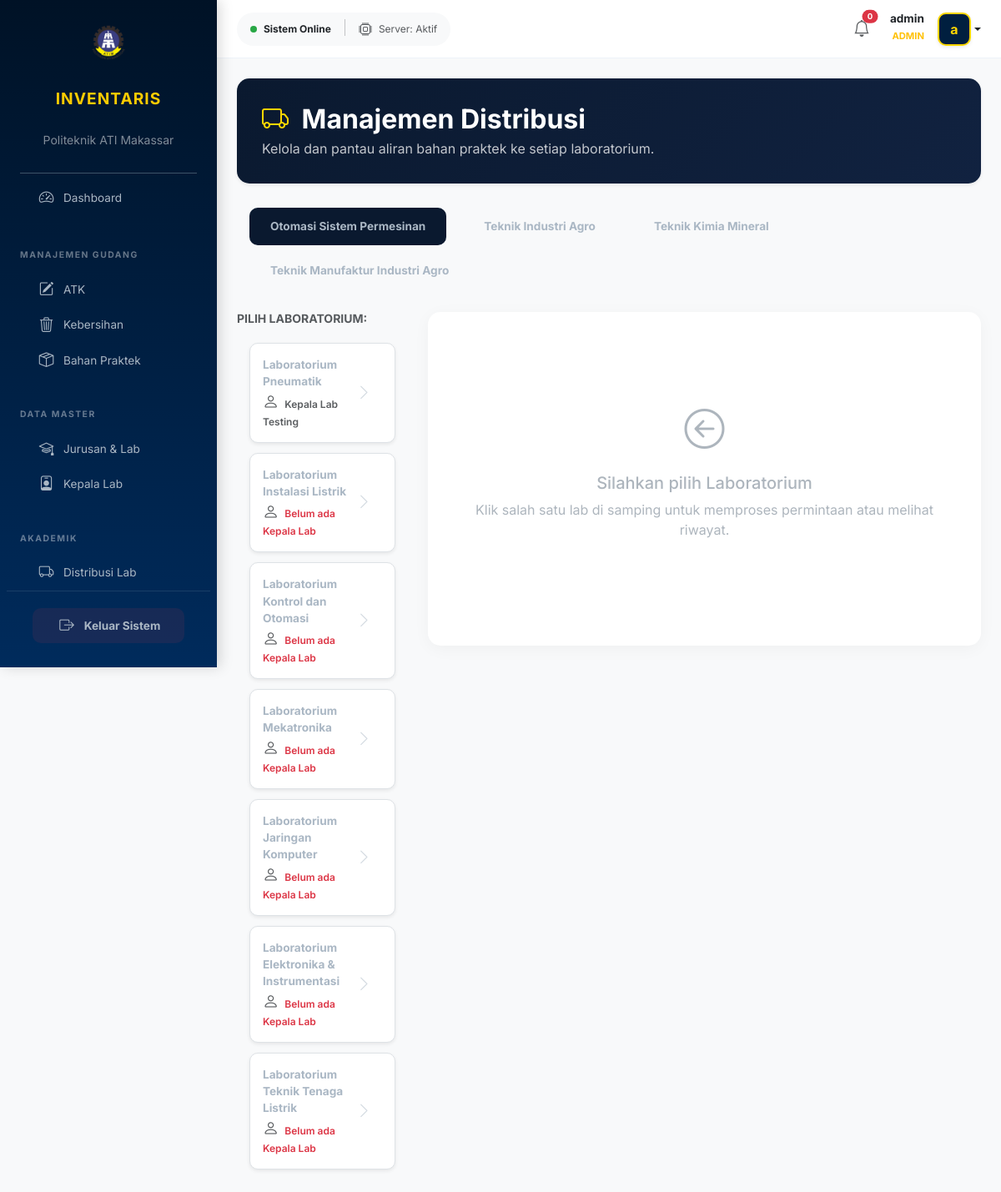
The page /modules/distribusi/index.php (signed in) on the database as committed earlier.
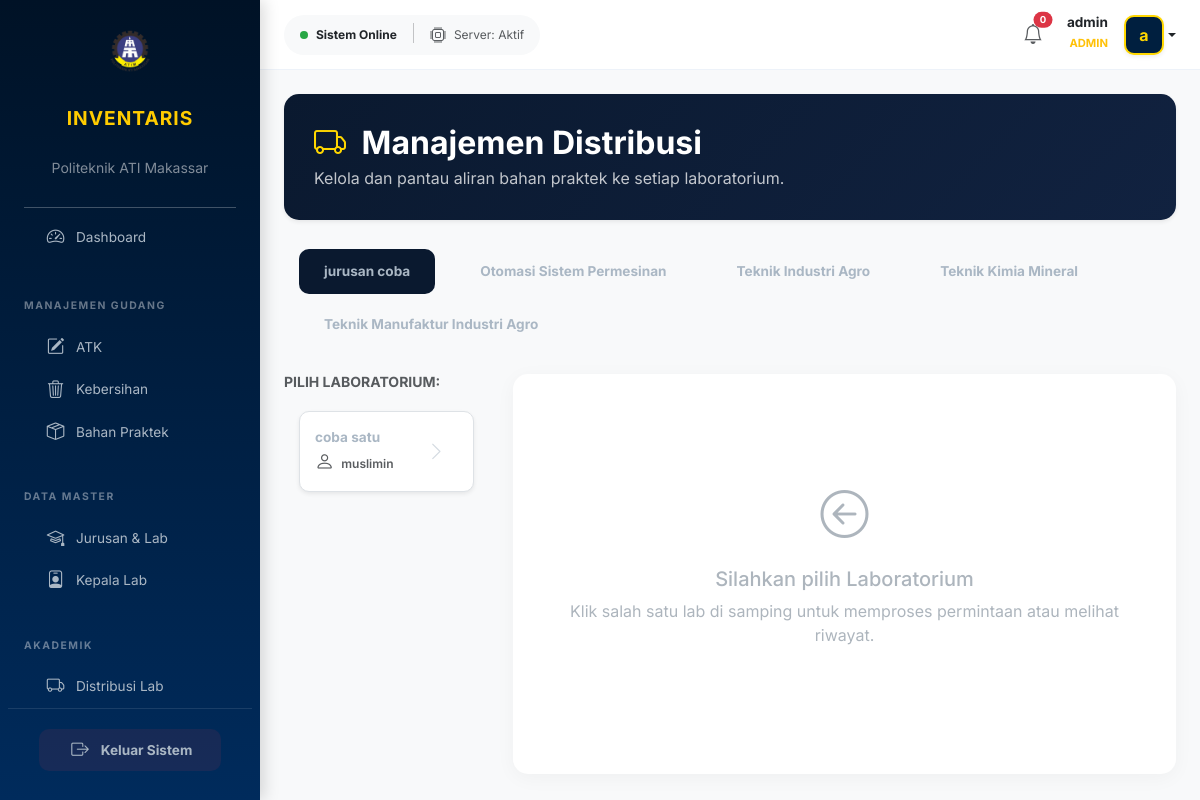
The same page on the database as committed later.
### tables this page shows
CREATE TABLE `jurusan` (
  `id_jurusan` int NOT NULL,
  `nama_jurusan` varchar(100) DEFAULT NULL
);

CREATE TABLE `kepala_lab` (
  `id_kepala` int NOT NULL,
  `id_lab` int DEFAULT NULL,
  `nama_kepala` varchar(100) NOT NULL,
  `username` varchar(50) DEFAULT NULL,
  `password` varchar(255) DEFAULT NULL,
  `password_plain` varchar(255) DEFAULT NULL,
  `nip` varchar(50) DEFAULT NULL,
  `kontak` varchar(20) DEFAULT NULL,
  `role` varchar(20) DEFAULT 'kepala_lab'
);

CREATE TABLE `lab` (
  `id_lab` int NOT NULL,
  `id_jurusan` int DEFAULT NULL,
  `nama_lab` varchar(100) DEFAULT NULL
);

### modules/distribusi/index.php (the view, shortened to what this page needs)
<?php
include "../../config/database.php";
$query_jurusan = mysqli_query($conn, "SELECT * FROM jurusan ORDER BY nama_jurusan ASC");
?>
<!DOCTYPE html>
<html lang="id">
<head>
    <link href="https://cdn.jsdelivr.net/npm/bootstrap@5.3.0/dist/css/bootstrap.min.css" rel="stylesheet">
    <link rel="stylesheet" href="https://cdn.jsdelivr.net/npm/bootstrap-icons@1.11.1/font/bootstrap-icons.css">
    <link href="../../assets/css/style.css" rel="stylesheet">
</head>
<body>
<div class="wrapper">
    <?php include "../../includes/sidebar.php"; ?>
    <div class="main-content">
        <?php include "../../includes/header.php"; ?>
        <div class="p-4">
            <div class="hero-banner shadow-sm">
                <div class="row align-items-center">
                    <div class="col-md-8">
                        <h2 class="fw-bold mb-1">
                            <i class="bi bi-truck me-2" style="color: var(--accent-yellow);"></i> Manajemen Distribusi</span>
                        </h2>
                        <p class="opacity-75 mb-0">Kelola dan pantau aliran bahan praktek ke setiap laboratorium.</p>
                    </div>
                </div>
            </div>
            <ul class="nav nav-pills nav-jurusan mb-4" id="pills-tab" role="tablist">
    <?php
    $active_j = true;
        mysqli_data_seek($query_jurusan, 0);
        while($j = mysqli_fetch_assoc($query_jurusan)):
            $id_jur = $j['id_jurusan'];
        ?>
        <li class="nav-item">
            <button class="nav-link position-relative <?= $active_j ? 'active' : ''; ?>"
                    data-bs-toggle="pill"
                    data-bs-target="#jur-<?= $id_jur; ?>"
                    type="button">
                <?= $j['nama_jurusan']; ?>
            </button>
        </li>
        <?php $active_j = false; endwhile; ?>
    </ul>
<div class="row">
    <div class="col-md-4 col-lg-3">
        <h6 class="fw-bold text-muted mb-3 small uppercase">PILIH LABORATORIUM:</h6>
        <div class="tab-content">
            <?php
            $active_j = true;
            mysqli_data_seek($query_jurusan, 0);
            while($j = mysqli_fetch_assoc($query_jurusan)):
                $id_jur = $j['id_jurusan'];
            ?>
            <div class="tab-pane fade <?= $active_j ? 'show active' : ''; ?>" id="jur-<?= $id_jur; ?>">
                <div class="nav flex-column nav-pills nav-lab">
                    <?php
                    $q_lab = mysqli_query($conn, "SELECT l.*, kl.id_kepala, kl.nama_kepala,
                             (SELECT COUNT(*) FROM permintaan_barang p
                              WHERE p.id_kepala = kl.id_kepala
                              AND p.status = 'pending') as total_permintaan
                             FROM lab l
                             LEFT JOIN kepala_lab kl ON l.id_lab = kl.id_lab
                             WHERE l.id_jurusan = '$id_jur'");
                    while($l = mysqli_fetch_assoc($q_lab)):
                        $id_kepala = !empty($l['id_kepala']) ? $l['id_kepala'] : '';
                        $nama_kepala = !empty($l['nama_kepala']) ? $l['nama_kepala'] : '<span class="text-danger italic">Belum ada Kepala Lab</span>';
                        $jumlah_notif = $l['total_permintaan'];
                    ?>
                    <button class="nav-link mb-2 d-flex justify-content-between align-items-center text-start position-relative shadow-sm"
                            style="border-radius: 10px;"
                            onclick="viewLabDetails('<?= $l['id_lab']; ?>', '<?= addslashes($l['nama_lab']); ?>', '<?= addslashes($j['nama_jurusan']); ?>', '<?= $id_kepala; ?>')"
                            data-bs-toggle="pill" type="button">
                        <div class="w-100">
                            <div class="fw-bold d-block text-navy"><?= $l['nama_lab']; ?></div>
                            <div class="text-muted small" style="font-size: 0.75rem;">
                                <i class="bi bi-person me-1"></i> <?= $nama_kepala; ?>
                            </div>
                        </div>
                        <?php if($jumlah_notif > 0): ?>
                            <span class="badge rounded-pill bg-danger shadow-sm pulse-notif"
                                  style="font-size: 0.7rem; padding: 5px 8px; border: 1px solid white;">
                                <?= $jumlah_notif; ?> Baru
                            </span>
                        <?php else: ?>
                            <i class="bi bi-chevron-right ms-2 opacity-50"></i>
                        <?php endif; ?>
                    </button>
                    <?php endwhile; ?>
                </div>
            </div>
            <?php $active_j = false; endwhile; ?>
        </div>
    </div>
    <div class="col-md-8 col-lg-9">
        <div class="data-container" id="distribusi-view">
            <div class="empty-state">
                <i class="bi bi-arrow-left-circle mb-3 d-block" style="font-size: 3rem;"></i>
                <h5>Silahkan pilih Laboratorium</h5>
                <p>Klik salah satu lab di samping untuk memproses permintaan atau melihat riwayat.</p>
            </div>
        </div>
    </div>
</div>
</body>
</html>

### includes/sidebar.php (shortened to what this page needs)
<?php
$protocol = isset($_SERVER['HTTPS']) && $_SERVER['HTTPS'] === 'on' ? "https" : "http";
$host = $_SERVER['HTTP_HOST'];
$current_dir = str_replace('\\', '/', dirname($_SERVER['SCRIPT_NAME']));
$parts = explode('/', trim($current_dir, '/'));
$root_folder = isset($parts[0]) ? "/" . $parts[0] . "/" : "/";
$base_url = $protocol . "://" . $host . $root_folder;
$role = isset($_SESSION['role']) ? $_SESSION['role'] : '';
?>
<div class="sidebar d-flex flex-column p-0">
    <div class="py-4 px-4 text-center">
        <img src="<?= $base_url; ?>../images/logo.png" alt="Logo" style="width: 50px;" class="mb-2">
        <h4 class="fw-bold mb-0" style="color: #ffcc00; letter-spacing: 1px; font-size: 1.2rem;">INVENTARIS</h4>
        <small class="text-white-50 small">Politeknik ATI Makassar</small>
    </div>
    <hr class="mx-4 opacity-25 my-1" style="background-color: #ffcc00;">
    <ul class="nav flex-column mb-auto px-2">
        <li class="nav-item">
            <a class="nav-link py-2" href="<?= $base_url; ?>../views/<?= ($role == 'admin') ? 'admin' : 'kepala-lab'; ?>/index.php">
                <i class="bi bi-speedometer2 me-2"></i> Dashboard
            </a>
        </li>
        <?php if($role == 'admin'): ?>
            <div class="nav-label mt-3 mb-1 px-3">Manajemen Gudang</div>
            <li class="nav-item"><a class="nav-link py-1" href="<?= $base_url; ?>../modules/gudang/atk.php"><i class="bi bi-pencil-square me-2"></i> ATK</a></li>
            <li class="nav-item"><a class="nav-link py-1" href="<?= $base_url; ?>../modules/gudang/kebersihan.php"><i class="bi bi-trash3 me-2"></i> Kebersihan</a></li>
            <li class="nav-item"><a class="nav-link py-1" href="<?= $base_url; ?>../modules/gudang/bahan-praktek.php"><i class="bi bi-box-seam me-2"></i> Bahan Praktek</a></li>
            <div class="nav-label mt-3 mb-1 px-3">Data Master</div>
            <li class="nav-item"><a class="nav-link py-1" href="<?= $base_url; ?>../modules/bahan-praktek/jurusan.php"><i class="bi bi-mortarboard me-2"></i> Jurusan & Lab</a></li>
            <li class="nav-item"><a class="nav-link py-1" href="<?= $base_url; ?>../modules/bahan-praktek/kepala-lab.php"><i class="bi bi-person-badge me-2"></i> Kepala Lab</a></li>
            <div class="nav-label mt-3 mb-1 px-3">Akademik</div>
            <li class="nav-item"><a class="nav-link py-1" href="<?= $base_url; ?>../modules/distribusi/index.php"><i class="bi bi-truck me-2"></i> Distribusi Lab</a></li>
        <?php endif; ?>
    <div class="logout-box mt-auto p-3 border-top border-white border-opacity-10">
        <a class="nav-link py-2 text-danger fw-bold d-flex align-items-center justify-content-center"
           href="javascript:void(0)" onclick="prosesLogout()"
           style="background: rgba(220, 53, 69, 0.1); border-radius: 10px;">
            <i class="bi bi-box-arrow-right me-2"></i> Keluar Sistem
        </a>
    </div>
</div>

### includes/header.php (shortened to what this page needs)
<header class="topbar">
    <div class="container-fluid d-flex align-items-center justify-content-between px-0">
        <div class="d-flex align-items-center">
            <div class="status-indicator d-flex align-items-center bg-light px-3 py-2 rounded-pill">
                <span class="status-dot pulse me-2"></span>
                <small class="fw-bold text-dark" style="font-size: 0.75rem;">Sistem Online</small>
                <i class="bi bi-cpu text-muted me-2"></i>
                <small class="text-muted" style="font-size: 0.75rem;">Server: Aktif</small>
            </div>
        </div>
        <div class="d-flex align-items-center">
            <div class="me-4 position-relative" role="button">
                <i class="bi bi-bell fs-5 text-muted"></i>
                <span class="position-absolute top-0 start-100 translate-middle badge rounded-pill bg-danger" style="font-size: 0.6rem;">
                    <?= $stok_menipis ?? '0'; ?>
                </span>
            </div>
            <div class="dropdown">
                <div class="d-flex align-items-center dropdown-toggle" role="button" data-bs-toggle="dropdown">
                    <div class="text-end me-3 d-none d-sm-block">
                        <p class="mb-0 fw-bold text-dark" style="font-size: 0.85rem; line-height: 1;">
                            <?= $_SESSION['nama'] ?? 'User Admin'; ?>
                        </p>
                        <small class="text-warning fw-bold" style="font-size: 0.7rem; text-transform: uppercase;">
                            <?= $_SESSION['role'] ?? 'Administrator'; ?>
                        </small>
                    </div>
                    <div class="avatar-box shadow-sm" style="background: #001f3f; color: #FFD700; border: 2px solid #FFD700;">
                        <?= substr($_SESSION['nama'] ?? 'A', 0, 1); ?>
                    </div>
                </div>
            </div>
        </div>
    </div>
</header>

### assets/css/style.css (style rules this page uses)
:root { --primary-blue: #002b5c; --dark-blue: #001226; --accent-yellow: #FFD700; --text-gray: #aab7c4; --hover-bg: rgba(255, 255, 255, 0.08); --sidebar-width: 260px; }
body { font-family: 'Inter', sans-serif; background-color: #f8f9fa; margin: 0; overflow-x: hidden; }
.sidebar { width: var(--sidebar-width); background: linear-gradient(180deg, var(--dark-blue) 0%, var(--primary-blue) 100%); height: 100vh; color: white; position: fixed; top: 0; left: 0; z-index: 1000; box-shadow: 4px 0 15px rgba(0,0,0,0.15); display: flex; flex-direction: column; }
.sidebar h4 { font-size: 1.1rem; font-weight: 700; letter-spacing: 3px; color: var(--accent-yellow); padding: 25px 0; margin: 0; text-transform: uppercase; text-align: center; }
.nav-label { font-size: 0.65rem; text-transform: uppercase; letter-spacing: 1.5px; color: rgba(255,255,255,0.4); padding: 20px 25px 8px; font-weight: 700; }
.nav-link { color: var(--text-gray) !important; padding: 12px 20px; margin: 4px 15px; border-radius: 10px; display: flex; align-items: center; transition: all 0.3s ease; font-size: 0.85rem; text-decoration: none; }
.nav-link i { font-size: 1.1rem; width: 25px; margin-right: 12px; text-align: center; }
.topbar { height: 70px; background: #ffffff; display: flex; align-items: center; padding: 0 30px; border-bottom: 1px solid rgba(0,0,0,0.05); position: sticky; top: 0; z-index: 99; }
.avatar-box { width: 38px; height: 38px; background: var(--primary-blue); color: white; border-radius: 8px; display: flex; align-items: center; justify-content: center; font-weight: 700; box-shadow: 0 4px 10px rgba(0,43,92,0.2); }
.logout-box { padding: 20px; margin-top: auto; }

### modules/distribusi/index.php (style rules this page uses)
.nav-lab .nav-link { border: 1px solid #e2e8f0; transition: all 0.2s; padding: 12px 15px; background: white; }
:root { --navy: #0a192f; --gold: #ffcc00; --soft-bg: #f8f9fa; }
body { background-color: var(--soft-bg); font-family: 'Inter', sans-serif; }
.wrapper { display: flex; width: 100%; }
.main-content { flex: 1; margin-left: 260px; min-height: 100vh; }
.hero-banner { background: linear-gradient(135deg, var(--navy) 0%, #112240 100%); border-radius: 15px; padding: 30px; color: white; margin-bottom: 25px; position: relative; overflow: hidden; }
.nav-jurusan .nav-link { color: #6c757d; border: none; padding: 12px 25px; font-weight: 700; border-radius: 10px; transition: 0.3s; margin-right: 5px; }
.nav-jurusan .nav-link.active { background: var(--navy); color: var(--gold); }
.nav-lab .nav-link { color: var(--navy); background: #fff; border: 1px solid #dee2e6; margin-bottom: 10px; text-align: left; font-weight: 600; padding: 15px; border-radius: 12px; display: flex; align-items: center; justify-content: space-between; }
.nav-lab .nav-link i { font-size: 1.2rem; }
.data-container { background: #fff; border-radius: 15px; padding: 25px; box-shadow: 0 4px 20px rgba(0,0,0,0.04); min-height: 400px; }
.empty-state { padding: 80px 0; text-align: center; color: #adb5bd; }

### includes/header.php (style rules this page uses)
.status-dot { height: 8px; width: 8px; background-color: #28a745; border-radius: 50%; display: inline-block; }
.pulse { animation: pulse-animation 2s infinite; }
.avatar-box { width: 40px; height: 40px; border-radius: 10px; display: flex; align-items: center; justify-content: center; font-weight: bold; }
.topbar { padding: 0.75rem 1.5rem; background: #ffffff; border-bottom: 1px solid #edf2f9; }

Rows that differ between the two databases and show on the page:
added jurusan: nama_jurusan "jurusan coba"
computed for jurusan "Otomasi Sistem Permesinan": loses kepala_lab (id_lab.nama_lab "Laboratorium Pneumatik", nama_kepala "Kepala Lab Testing"); loses lab (nama_lab "Laboratorium Instalasi Listrik", shows "Belum ada Kepala Lab"); loses lab (nama_lab "Laboratorium Kontrol dan Otomasi", shows "Belum ada Kepala Lab"); loses lab (nama_lab "Laboratorium Mekatronika", shows "Belum ada Kepala Lab"); loses lab (nama_lab "Laboratorium Jaringan Komputer", shows "Belum ada Kepala Lab"); loses lab (nama_lab "Laboratorium Elektronika & Instrumentasi", shows "Belum ada Kepala Lab"); loses lab (nama_lab "Laboratorium Teknik Tenaga Listrik", shows "Belum ada Kepala Lab")
added kepala_lab: id_lab.nama_lab "coba satu", nama_kepala "muslimin"
